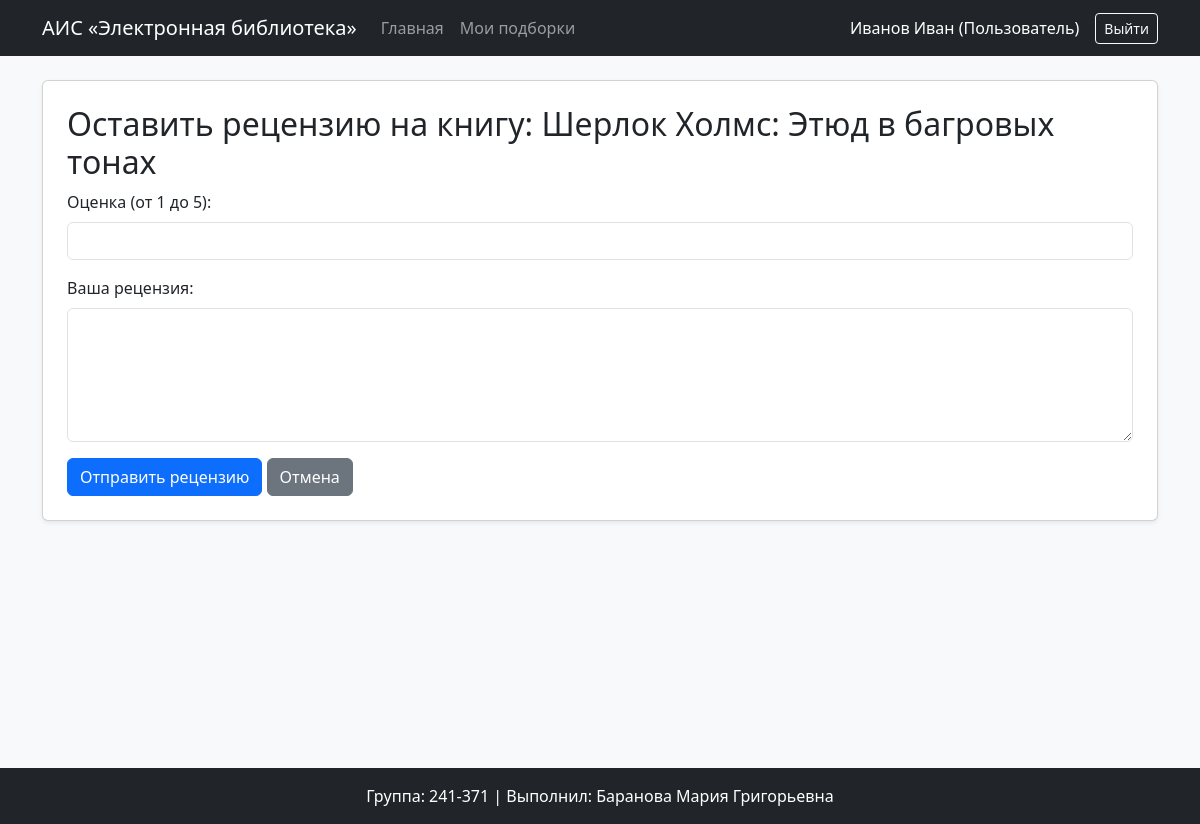
Page /books/3/add_review (signed in) on the committed database.
### models.py (models this page shows, shortened)
class User(db.Model, UserMixin):
    __tablename__ = 'users'
    id = db.Column(db.Integer, primary_key=True)
    login = db.Column(db.String(100), unique=True, nullable=False)
    password_hash = db.Column(db.String(255), nullable=False)
    last_name = db.Column(db.String(100), nullable=False)
    first_name = db.Column(db.String(100), nullable=False)
    middle_name = db.Column(db.String(100), nullable=True)
    role_id = db.Column(db.Integer, db.ForeignKey('roles.id'), nullable=False)
    role = db.relationship('Role', backref='users')
    collections = db.relationship('Collection', backref='user', cascade="all, delete-orphan", passive_deletes=True)
    @property
    def full_name(self):
        if self.middle_name:
            return f"{self.last_name} {self.first_name} {self.middle_name}"
        return f"{self.last_name} {self.first_name}"

class Role(db.Model):
    __tablename__ = 'roles'
    id = db.Column(db.Integer, primary_key=True)
    name = db.Column(db.String(100), unique=True, nullable=False)
    description = db.Column(db.Text, nullable=False)

class Book(db.Model):
    __tablename__ = 'books'
    id = db.Column(db.Integer, primary_key=True)
    title = db.Column(db.String(255), nullable=False)
    description = db.Column(db.Text, nullable=False)
    year = db.Column(db.Integer, nullable=False)
    publisher = db.Column(db.String(255), nullable=False)
    author = db.Column(db.String(255), nullable=False)
    pages = db.Column(db.Integer, nullable=False)
    genres = db.relationship('Genre', secondary=book_genre, backref=db.backref('books', lazy='dynamic'))
    covers = db.relationship('Cover', backref='book', cascade="all, delete-orphan", passive_deletes=True)
    reviews = db.relationship('Review', backref='book', cascade="all, delete-orphan", passive_deletes=True)

### app.py (the view, shortened to what this page needs)
@app.route('/books/<int:book_id>/add_review', methods=['GET', 'POST'])
@login_required
def add_review(book_id):
    book = Book.query.get_or_404(book_id)
    existing_review = Review.query.filter_by(book_id=book_id, user_id=current_user.id).first()
    if existing_review:
        flash("Вы уже оставили рецензию на эту книгу.", "warning")
        return redirect(url_for('view_book', book_id=book_id))
    return render_template('review_form.html', book=book)

### auth.py (called while the page is built)
@login_manager.user_loader
def load_user(user_id):
    return User.query.get(int(user_id))

### templates/review_form.html
{% extends 'base.html' %}
{% block content %}
<div class="card shadow-sm p-4 bg-white mt-4">
    <h2>Оставить рецензию на книгу: {{ book.title }}</h2>
    <form method="POST">
        <div class="mb-3">
            <label class="form-label">Оценка (от 1 до 5):</label>
            <input type="number" name="rating" class="form-control" min="1" max="5" required>
        </div>
        <div class="mb-3">
            <label class="form-label">Ваша рецензия:</label>
            <textarea name="text" class="form-control" rows="5" required></textarea>
        </div>
        <button type="submit" class="btn btn-primary">Отправить рецензию</button>
        <a href="{{ url_for('view_book', book_id=book.id) }}" class="btn btn-secondary">Отмена</a>
    </form>
</div>
{% endblock %}

### templates/base.html (shortened to what this page needs)
<!DOCTYPE html>
<html lang="ru">
<head>
    <link href="https://cdn.jsdelivr.net/npm/bootstrap@5.3.0/dist/css/bootstrap.min.css" rel="stylesheet">
    <link rel="stylesheet" href="https://cdn.jsdelivr.net/npm/easymde/dist/easymde.min.css">
</head>
<body class="bg-light">
    <nav class="navbar navbar-expand-lg navbar-dark bg-dark mb-4">
        <div class="container">
            <a class="navbar-brand" href="{{ url_for('index') }}">АИС «Электронная библиотека»</a>
            <div class="collapse navbar-collapse">
                <ul class="navbar-nav me-auto mb-2 mb-lg-0">
                    <li class="nav-item"><a class="nav-link" href="{{ url_for('index') }}">Главная</a></li>
                    {% if current_user.is_authenticated and current_user.role.name == 'user' %}
                        <li class="nav-item"><a class="nav-link" href="{{ url_for('collections') }}">Мои подборки</a></li>
                    {% endif %}
                </ul>
                <div class="d-flex align-items-center text-white">
                    {% if current_user.is_authenticated %}
                        <span class="me-3">{{ current_user.full_name }} ({{ current_user.role.description }})</span>
                        <a href="{{ url_for('logout') }}" class="btn btn-outline-light btn-sm">Выйти</a>
                    {% else %}
                        <a href="{{ url_for('login') }}" class="btn btn-outline-light btn-sm">Войти</a>
                    {% endif %}
                </div>
            </div>
        </div>
    </nav>
    <div class="container" style="min-height: 80vh;">
        {% block content %}{% endblock %}
    </div>
    <footer class="bg-dark text-white text-center py-3 mt-5">
        <p class="mb-0">Группа: 241-371 | Выполнил: Баранова Мария Григорьевна</p>
    </footer>
</body>
</html>

### rows in the picture
User: full_name "Иванов Иван"
Role: role.description "Пользователь"
Book: title "Шерлок Холмс: Этюд в багровых тонах"
